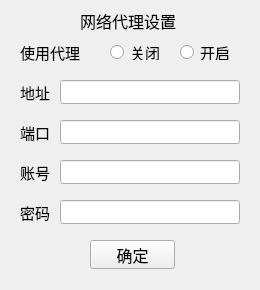
<?xml version="1.0" encoding="UTF-8"?>
<ui version="4.0">
 <class>ScanNetWorkSetWidget</class>
 <widget class="QWidget" name="ScanNetWorkSetWidget">
  <property name="geometry">
   <rect>
    <x>0</x>
    <y>0</y>
    <width>260</width>
    <height>290</height>
   </rect>
  </property>
  <property name="windowTitle">
   <string>ScanNetWorkSetWidget</string>
  </property>
  <widget class="QLabel" name="labelTitle">
   <property name="geometry">
    <rect>
     <x>80</x>
     <y>10</y>
     <width>96</width>
     <height>21</height>
    </rect>
   </property>
   <property name="font">
    <font>
     <family>微软雅黑</family>
     <pointsize>12</pointsize>
    </font>
   </property>
   <property name="text">
    <string>网络代理设置</string>
   </property>
  </widget>
  <widget class="QLabel" name="labelUse">
   <property name="geometry">
    <rect>
     <x>20</x>
     <y>40</y>
     <width>61</width>
     <height>24</height>
    </rect>
   </property>
   <property name="font">
    <font>
     <family>微软雅黑</family>
     <pointsize>11</pointsize>
     <weight>50</weight>
     <bold>false</bold>
    </font>
   </property>
   <property name="text">
    <string>使用代理</string>
   </property>
  </widget>
  <widget class="QLabel" name="labelAddress">
   <property name="geometry">
    <rect>
     <x>20</x>
     <y>80</y>
     <width>54</width>
     <height>24</height>
    </rect>
   </property>
   <property name="font">
    <font>
     <family>微软雅黑</family>
     <pointsize>11</pointsize>
    </font>
   </property>
   <property name="text">
    <string>地址</string>
   </property>
  </widget>
  <widget class="QLabel" name="labelPort">
   <property name="geometry">
    <rect>
     <x>20</x>
     <y>120</y>
     <width>54</width>
     <height>24</height>
    </rect>
   </property>
   <property name="font">
    <font>
     <family>微软雅黑</family>
     <pointsize>11</pointsize>
    </font>
   </property>
   <property name="text">
    <string>端口</string>
   </property>
  </widget>
  <widget class="QLabel" name="labelAccount">
   <property name="geometry">
    <rect>
     <x>20</x>
     <y>160</y>
     <width>54</width>
     <height>24</height>
    </rect>
   </property>
   <property name="font">
    <font>
     <family>微软雅黑</family>
     <pointsize>11</pointsize>
    </font>
   </property>
   <property name="text">
    <string>账号</string>
   </property>
  </widget>
  <widget class="QLabel" name="labelPsw">
   <property name="geometry">
    <rect>
     <x>20</x>
     <y>200</y>
     <width>54</width>
     <height>24</height>
    </rect>
   </property>
   <property name="font">
    <font>
     <family>微软雅黑</family>
     <pointsize>11</pointsize>
    </font>
   </property>
   <property name="text">
    <string>密码</string>
   </property>
  </widget>
  <widget class="QRadioButton" name="radioButtonOff">
   <property name="geometry">
    <rect>
     <x>110</x>
     <y>44</y>
     <width>61</width>
     <height>16</height>
    </rect>
   </property>
   <property name="font">
    <font>
     <family>微软雅黑</family>
     <pointsize>11</pointsize>
    </font>
   </property>
   <property name="text">
    <string>关闭</string>
   </property>
  </widget>
  <widget class="QRadioButton" name="radioButtonOn">
   <property name="geometry">
    <rect>
     <x>180</x>
     <y>44</y>
     <width>51</width>
     <height>16</height>
    </rect>
   </property>
   <property name="font">
    <font>
     <family>微软雅黑</family>
     <pointsize>11</pointsize>
    </font>
   </property>
   <property name="text">
    <string>开启</string>
   </property>
  </widget>
  <widget class="QLineEdit" name="lineEditAddress">
   <property name="geometry">
    <rect>
     <x>60</x>
     <y>80</y>
     <width>180</width>
     <height>24</height>
    </rect>
   </property>
   <property name="font">
    <font>
     <family>微软雅黑</family>
     <pointsize>11</pointsize>
    </font>
   </property>
  </widget>
  <widget class="QLineEdit" name="lineEditPort">
   <property name="geometry">
    <rect>
     <x>60</x>
     <y>120</y>
     <width>180</width>
     <height>24</height>
    </rect>
   </property>
   <property name="font">
    <font>
     <family>微软雅黑</family>
     <pointsize>11</pointsize>
    </font>
   </property>
  </widget>
  <widget class="QLineEdit" name="lineEditAccount">
   <property name="geometry">
    <rect>
     <x>60</x>
     <y>160</y>
     <width>180</width>
     <height>24</height>
    </rect>
   </property>
   <property name="font">
    <font>
     <family>微软雅黑</family>
     <pointsize>11</pointsize>
    </font>
   </property>
  </widget>
  <widget class="QLineEdit" name="lineEditPsw">
   <property name="geometry">
    <rect>
     <x>60</x>
     <y>200</y>
     <width>180</width>
     <height>24</height>
    </rect>
   </property>
   <property name="font">
    <font>
     <family>微软雅黑</family>
     <pointsize>11</pointsize>
    </font>
   </property>
  </widget>
  <widget class="QPushButton" name="pushButtonConfirm">
   <property name="geometry">
    <rect>
     <x>90</x>
     <y>240</y>
     <width>85</width>
     <height>29</height>
    </rect>
   </property>
   <property name="font">
    <font>
     <family>微软雅黑</family>
     <pointsize>12</pointsize>
    </font>
   </property>
   <property name="cursor">
    <cursorShape>PointingHandCursor</cursorShape>
   </property>
   <property name="text">
    <string>确定</string>
   </property>
  </widget>
 </widget>
 <layoutdefault spacing="6" margin="11"/>
 <resources/>
 <connections/>
</ui>
